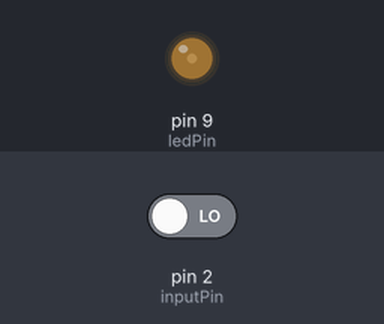
Bench run of a sketch on a simulated Arduino Uno, built with avr-gcc and run on an emulated ATmega328P. Parts: output pins drawn as LEDs (lit = HIGH). The test bench sets the inputs (shaded band); at power-on: pin 2 (inputPin) LOW.

Above: at 1.05 s.
At 18.05 s:
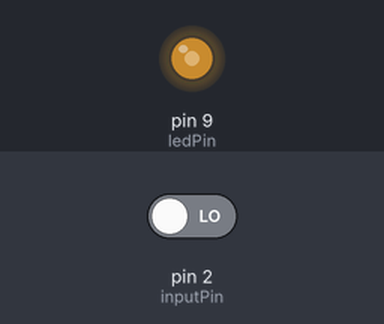
18.1 s: pin 2 (inputPin) driven HIGH
At 21.1 s:
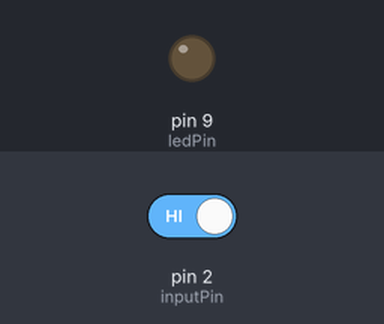
Timing chart, 0 to 34.5 s (numbered marks = the images above; inputs shaded):
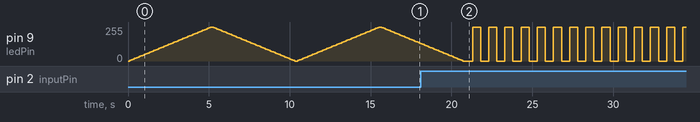

The sketch:

13.ino
```cpp
int ledPin = 9; // Selección del PIN de salida Analógica
int inputPin = 2; // Selección del PIN para la entrada de pulsador
int val = 0; // variable para leer el estado del pulsador
int fadeval = 0;

void setup() {
  pinMode(ledPin, OUTPUT); // designación de salida Analógica
  pinMode(inputPin, INPUT); // designación de pulsador de entrada
}
void loop(){
  val = digitalRead(inputPin); // leer valor de entrada
  if (val == HIGH) { // Botón pulsado
    digitalWrite(ledPin, LOW); // puesta a "0" de la salida
    delay(500);
    digitalWrite(ledPin, HIGH); // puesta a "1" de la salida
    delay(500);
  }
  else { // Si se presiona el boton
    for(fadeval = 0 ; fadeval <= 255; fadeval+=5) { // valor de salida analógica //asciende de min a max)
      analogWrite(ledPin, fadeval); // fija el valor en la salida ( desde 0-255)
      delay(100);
    }
    for(fadeval = 255; fadeval >=0; fadeval-=5) { // valor de salida analógica desciende //(desde max to min)
      analogWrite(ledPin, fadeval);
      delay(100);
    }
  }
}
```
